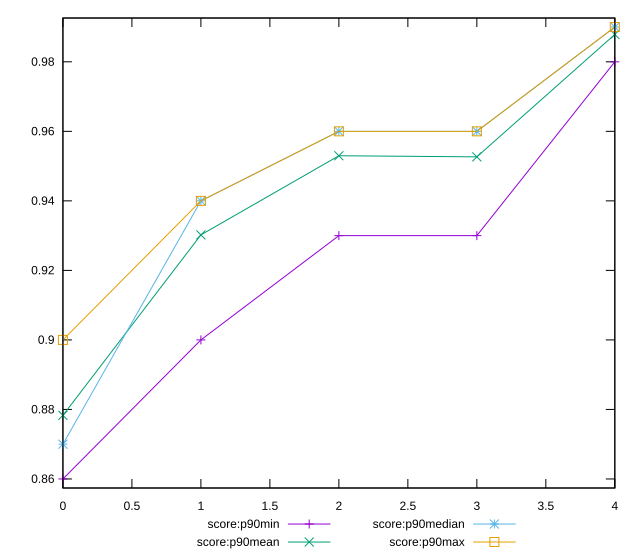

The script that saved this image:
reset

$scoreP90Min <<EOF
0 0.86
1 0.9
2 0.93
3 0.93
4 0.98
EOF

$scoreP90Mean <<EOF
0 0.878297872340426
1 0.9302127659574467
2 0.9529787234042565
3 0.9526595744680862
4 0.987872340425532
EOF

$scoreP90Median <<EOF
0 0.87
1 0.94
2 0.96
3 0.96
4 0.99
EOF

$scoreP90Max <<EOF
0 0.9
1 0.94
2 0.96
3 0.96
4 0.99
EOF

set key outside below
set xrange [0:4]
set yrange [0.8573999999999999:0.9926]
set trange [0.8573999999999999:0.9926]
set terminal svg size 640, 560 enhanced background rgb 'white'
set output "report_00018_2021-02-10T15-25-16.877Z/first-meaningful-paint/progression/score.svg"

plot $scoreP90Min title "score:p90min" with linespoints, \
     $scoreP90Mean title "score:p90mean" with linespoints, \
     $scoreP90Median title "score:p90median" with linespoints, \
     $scoreP90Max title "score:p90max" with linespoints

reset
